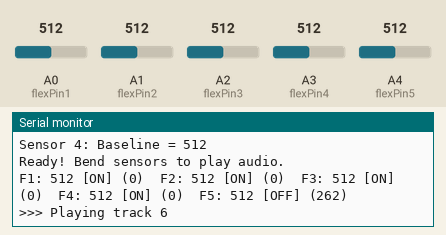
The sketch below on a simulated Arduino Uno, built with avr-gcc and run on an emulated ATmega328P. Shown: the last lines printed to the serial monitor. The inputs (shaded band) are chosen by the test bench; at power-on: A0 (flexPin1) = 512, A1 (flexPin2) = 512, A2 (flexPin3) = 512, A3 (flexPin4) = 512, A4 (flexPin5) = 512. The audio player accepts every command and is not drawn.

Above: at 8.7 s.
8.8 s: A0 (flexPin1) set to 716
10.3 s: A1 (flexPin2) set to 716
At 11.3 s:
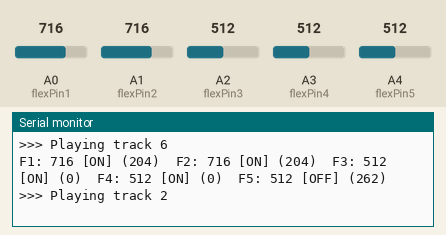
11.8 s: A2 (flexPin3) set to 716
13.3 s: A3 (flexPin4) set to 716
At 14.5 s:
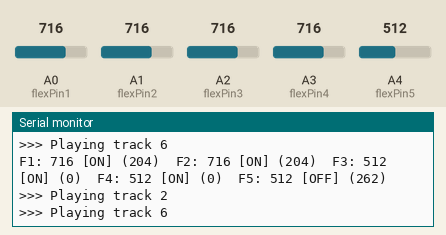
14.8 s: A4 (flexPin5) set to 716
16.3 s: A0 (flexPin1) set to 992
At 17.6 s:
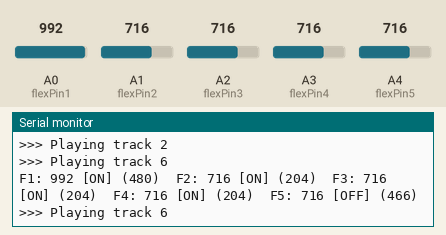
Timing chart, 0 to 18.8 s (numbered marks = the images above; inputs shaded):
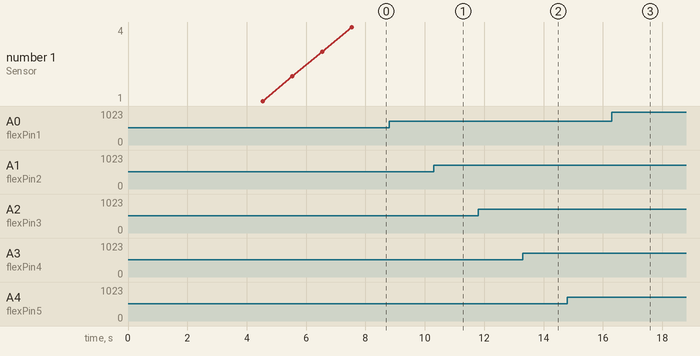

The sketch:

sketch_dec05a.ino
```cpp
#include <SoftwareSerial.h>
#include <DFRobotDFPlayerMini.h>

SoftwareSerial mySoftwareSerial(2, 3);
DFRobotDFPlayerMini myDFPlayer;

// Flex sensor pins
const int flexPin1 = A0;
const int flexPin2 = A1;
const int flexPin3 = A2;
const int flexPin4 = A3;
const int flexPin5 = A4;

// Enable/disable sensors (set to false for broken sensors)
bool sensor1_enabled = true;
bool sensor2_enabled = true;  // DISABLED - unstable readings
bool sensor3_enabled = true;  // DISABLED - unstable readings
bool sensor4_enabled = true;  // DISABLED - unstable readings
bool sensor5_enabled = false;  // DISABLED - unstable readings

// Baseline values for each sensor
int baseline1 = 250;
int baseline2 = 250;
int baseline3 = 250;
int baseline4 = 250;
int baseline5 = 250;

// Threshold for detecting bend
int threshold = 50; // Lowered threshold for better sensitivity
int threshold1= 150;

// Minimum stable reading to consider sensor valid
const int MIN_STABLE = 50;
const int MAX_STABLE = 950;

// Flags to prevent multiple plays
bool isPlaying1 = false;
bool isPlaying2 = false;
bool isPlaying3 = false;
bool isPlaying4 = false;
bool isPlaying5 = false;

void setup() {
  Serial.begin(9600);
  mySoftwareSerial.begin(9600);

  Serial.println("Initializing DFPlayer...");
  if (!myDFPlayer.begin(mySoftwareSerial)) {
    Serial.println("Unable to begin DFPlayer");
    while (true);
  }
  Serial.println("DFPlayer initialized");
  myDFPlayer.volume(100);

  // Calibration period
  Serial.println("\n=== CALIBRATION MODE ===");
  Serial.println("Keep all sensors straight for 3 seconds...");
  delay(3000);

  // Calibrate and validate each sensor
  if (sensor1_enabled) {
    baseline1 = calibrateSensor(flexPin1, "Sensor 1");
  }
  if (sensor2_enabled) {
    baseline2 = calibrateSensor(flexPin2, "Sensor 2");
  }
  if (sensor3_enabled) {
    baseline3 = calibrateSensor(flexPin3, "Sensor 3");
  }
  if (sensor4_enabled) {
    baseline4 = calibrateSensor(flexPin4, "Sensor 4");
  }
  if (sensor5_enabled) {
    baseline5 = calibrateSensor(flexPin5, "Sensor 5");
  }

  Serial.println("\nReady! Bend sensors to play audio.\n");
}

int calibrateSensor(int pin, String name) {
  int sum = 0;
  int validReadings = 0;

  for(int i = 0; i < 20; i++) {
    int reading = analogRead(pin);
    // Only use stable readings (not 0 or 1023)
    if (reading > MIN_STABLE && reading < MAX_STABLE) {
      sum += reading;
      validReadings++;
    }
    delay(50);
  }

  if (validReadings < 5) {
    Serial.print(name);
    Serial.println(": UNSTABLE - sensor disabled");
    return 500; // Return dummy value
  }

  int baseline = sum / validReadings;
  Serial.print(name);
  Serial.print(": Baseline = ");
  Serial.println(baseline);
  return baseline;
}

void loop() {
  // Read all flex sensor values
  int flexValue1 = analogRead(flexPin1);
  int flexValue2 = analogRead(flexPin2);
  int flexValue3 = analogRead(flexPin3);
  int flexValue4 = analogRead(flexPin4);
  int flexValue5 = analogRead(flexPin5);

  // Calculate differences from baseline
  int diff1 = abs(flexValue1 - baseline1);
  int diff2 = abs(flexValue2 - baseline2);
  int diff3 = abs(flexValue3 - baseline3);
  int diff4 = abs(flexValue4 - baseline4);
  int diff5 = abs(flexValue5 - baseline5);

  // Print all sensor values with status
  Serial.print("F1: ");
  Serial.print(flexValue1);
  Serial.print(sensor1_enabled ? " [ON] (" : " [OFF] (");
  Serial.print(diff1);
  Serial.print(")");

  Serial.print("\tF2: ");
  Serial.print(flexValue2);
  Serial.print(sensor2_enabled ? " [ON] (" : " [OFF] (");
  Serial.print(diff2);
  Serial.print(")");

  Serial.print("\tF3: ");
  Serial.print(flexValue3);
  Serial.print(sensor3_enabled ? " [ON] (" : " [OFF] (");
  Serial.print(diff3);
  Serial.print(")");

  Serial.print("\tF4: ");
  Serial.print(flexValue4);
  Serial.print(sensor4_enabled ? " [ON] (" : " [OFF] (");
  Serial.print(diff4);
  Serial.print(")");

  Serial.print("\tF5: ");
  Serial.print(flexValue5);
  Serial.print(sensor5_enabled ? " [ON] (" : " [OFF] (");
  Serial.print(diff5);
  Serial.println(")");

  // Check sensor 1 (only if enabled and reading is stable)
  if (sensor1_enabled && flexValue1 > MIN_STABLE && flexValue1 < MAX_STABLE) {
    if (diff1 >= threshold && !isPlaying1) {
      myDFPlayer.play(2);
      Serial.println(">>> Playing track 2");
      isPlaying1 = true;
      delay(3000);
      isPlaying1 = false;
    }
  }

  if(flexValue2 > 40 && flexValue3 > 200 && flexValue4 > 200){
    myDFPlayer.play(6);
    Serial.println(">>> Playing track 6");
    delay(3000);
    }
     else if (flexValue4 > 200 && flexValue3 > 200 && !isPlaying3 && !isPlaying4) {
      myDFPlayer.play(13);
      Serial.println(">>> Playing track 13");
      isPlaying5 = true;
      delay(3000);
      isPlaying5 = false;
    }
    else if (flexValue4 > 200 && flexValue3 > 300 && !isPlaying3 && !isPlaying4) {
      myDFPlayer.play(8);
      Serial.println(">>> Playing track 8");
      isPlaying5 = true;
      delay(3000);
      isPlaying5 = false;
    }
    else if (flexValue4 > 300 && flexValue3 > 200 && !isPlaying3 && !isPlaying4) {
      myDFPlayer.play(9);
      Serial.println(">>> Playing track 9");
      isPlaying5 = true;
      delay(3000);
      isPlaying5 = false;
    }
    else if (flexValue4 > 150 && flexValue3 > 300 && !isPlaying3 && !isPlaying4) {
      myDFPlayer.play(5);
      Serial.println(">>> Playing track 5");
      isPlaying5 = true;
      delay(3000);
      isPlaying5 = false;
    }
    else if (flexValue4 > 300 && flexValue3 > 200 && !isPlaying3 && !isPlaying4) {
      myDFPlayer.play(10);
      Serial.println(">>> Playing track 10");
      isPlaying5 = true;
      delay(3000);
      isPlaying5 = false;
    }
     else if (flexValue4 > 150 && flexValue3 > 150  && !isPlaying3 && !isPlaying4) {
      myDFPlayer.play(14);
      Serial.println(">>> Playing track 14");
      isPlaying5 = true;
      delay(3000);
      isPlaying5 = false;
    }
    else if (flexValue4 > 100 && flexValue2 > 40 && !isPlaying3 && !isPlaying4) {
      myDFPlayer.play(7);
      Serial.println(">>> Playing track 7");
      isPlaying5 = true;
      delay(3000);
      isPlaying5 = false;
    }
    else if(flexValue3 >=1000 && !isPlaying3){
      myDFPlayer.play(3);
      Serial.println(">>>Playing track 3");
      delay(3000);
      }
    else if (flexValue2 >= 40 && !isPlaying2) {
      myDFPlayer.play(15);
      Serial.println(">>> Playing track 15");
      isPlaying2 = true;
      delay(3000);
      isPlaying2 = false;
    }
    else if (flexValue4 > 150 && !isPlaying4) {
      myDFPlayer.play(12);
      Serial.println(">>> Playing track 12");
      isPlaying4 = true;
      delay(3000);
      isPlaying4 = false;
    }
   else if (flexValue4 > 100 && !isPlaying4) {
      myDFPlayer.play(4);
      Serial.println(">>> Playing track 4");
      isPlaying4 = true;
      delay(3000);
      isPlaying4 = false;
    }


  //


  delay(50);
}
```

Measured:
- after the input at 10.3 s, the serial monitor: prints a new line after 0.41 s (image 1)
- after the input at 16.3 s, the serial monitor: prints a new line after 0.55 s (image 3)
